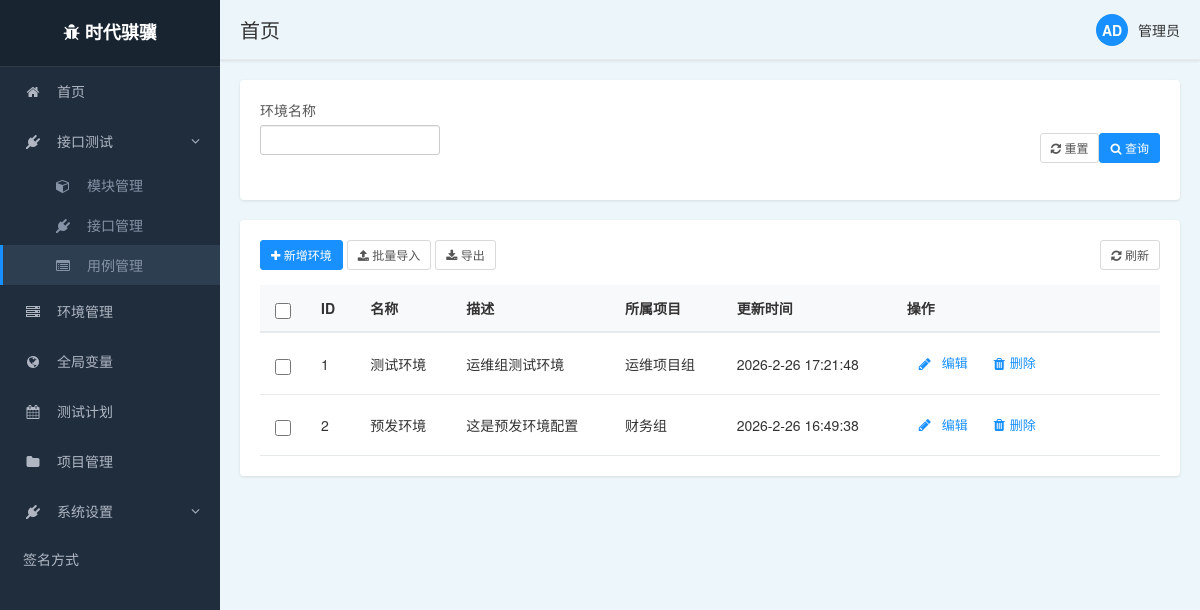
The page /front/evn/list/ on the database as committed earlier.
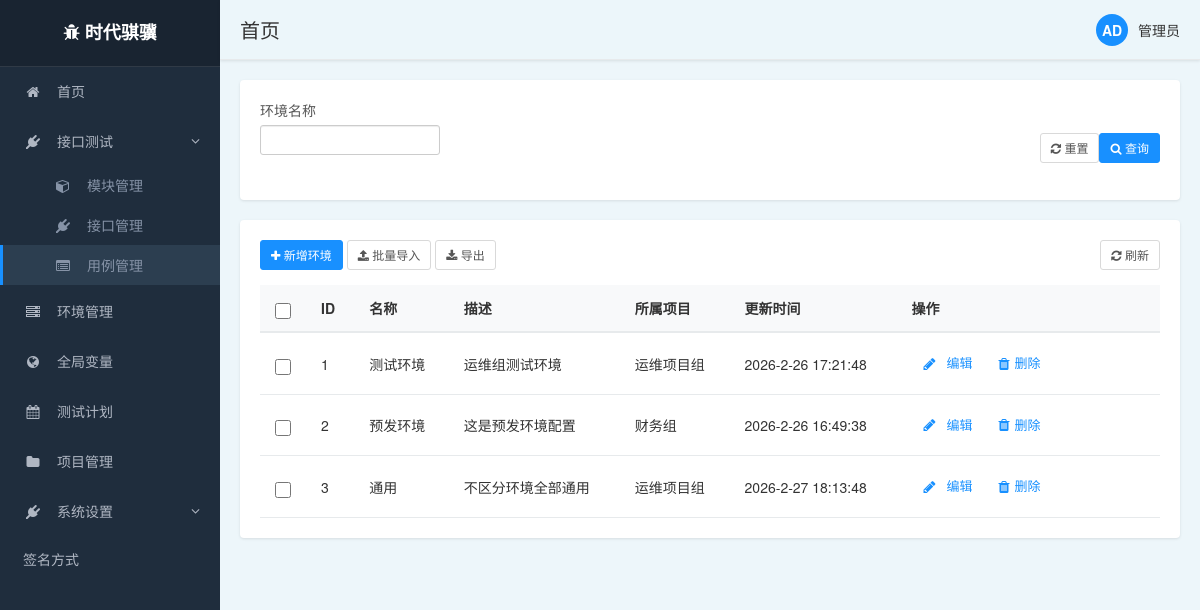
The same page on the database as committed later.
### front/models.py (models this page shows, shortened)
class evn_config(models.Model):
    evn_name= models.CharField(max_length=50)
    project = models.ForeignKey(
        project,
        on_delete=models.CASCADE,
        related_name='environments',
        verbose_name='所属项目'
    )
    description = models.CharField(max_length=100,blank=True, null=True)
    test_object_config = models.JSONField(verbose_name='测试对象配置',blank=True, null=True,default=dict)
    database_config = models.JSONField(verbose_name='数据库配置',blank=True, null=True,default=dict)
    created_at = models.DateTimeField(auto_now_add=True, verbose_name='创建时间')
    updated_at = models.DateTimeField(auto_now=True, verbose_name='更新时间')
    class Meta:
        db_table = 'evn_config'  # 明确指定表名
        verbose_name = '环境配置'
        verbose_name_plural = '环境配置'
        unique_together = ['project', 'evn_name']

class project(models.Model):
    prj_id = models.AutoField(primary_key=True, null=False)
    prj_name = models.CharField(max_length=50)
    description = models.CharField(max_length=100)
    created_time = models.DateTimeField(auto_now_add=True)
    class Meta:
        db_table = 'project'  # 明确指定表名
        verbose_name = '项目表'

### front/views.py (the view)
# urls.py: path('evn/list/', views.evn_list),
def evn_list(request):
    project_list = models.project.objects.all()
    evn_querylist = models.evn_config.objects.filter()
    content = {
        "project_list":project_list,
        "evn_querylist":evn_querylist
    }
    return render(request, 'project/evn.html', content)

### templates/project/evn.html (shortened to what this page needs)
{% extends "../base1.html" %}
{% block body %}
        <div class="filter-panel">
            <div class="filter-row">
                <div class="filter-item">
                    <label for="project">环境名称</label>
                    <input id="project" class="form-control input-sm">
                </div>
        </div>
            <div class="filter-actions">
                <button type="button" class="btn btn-default btn-sm btn-outline">
                    <i class="fa fa-refresh"></i> 重置
                </button>
                <button type="button" class="btn btn-primary btn-sm">
                    <i class="fa fa-search"></i> 查询
                </button>
            </div>
            </div>
        <div class="main-panel">
        <div class="table-actions">
            <div>
                <button type="button" class="btn btn-primary btn-sm" id="add-env-btn">
                    <i class="fa fa-plus"></i> 新增环境
                </button>
                <button type="button" class="btn btn-default btn-sm btn-outline">
                    <i class="fa fa-upload"></i> 批量导入
                </button>
                <button type="button" class="btn btn-default btn-sm btn-outline">
                    <i class="fa fa-download"></i> 导出
                </button>
            </div>
            <div>
                <button type="button" class="btn btn-default btn-sm btn-outline">
                    <i class="fa fa-refresh"></i> 刷新
                </button>
            </div>
        </div>
            <div class="table-responsive">
            <table class="data-table">
                <thead>
                <tr>
                    <th class="select-column">
                        <input type="checkbox" id="select-all" class="select-checkbox">
                    </th>
                    <th>ID</th>
                    <th>名称</th>
                    <th>描述</th>
                    <th>所属项目</th>
                    <th>更新时间</th>
                    <th>操作</th>
                </tr>
                </thead>
                <tbody>
                {% for evn in evn_querylist %}
                    <tr>
                        <td class="select-column">
                            <input type="checkbox" class="select-checkbox case-select" data-id="{{ evn.id }}">
                        </td>
                        <td>{{ evn.id }}</td>
                        <td>{{ evn.evn_name }}</td>
                        <td>{{ evn.description }}</td>
                        <td>{{ evn.project.prj_name }}</td>
                        <td>{{ evn.updated_at|date:"Y-n-j H:i:s" }}</td>
                        <td>
                            <div class="action-box">
                               <div class="action-item">
                                   <i class="fa fa-pencil action-icon"></i>
                                   <button class="action-text" style="color: inherit; border: none;
                                   outline: none;background: transparent;" onclick="bindBtnEditEvent({{ evn.id }})">编辑</button>
                               </div>
                                <div class="action-item">
                                    <i class="fa fa-trash action-icon"></i>
                                    <a class="action-text" style="color: inherit;" href="/front/evn/delete/{{ evn.id }}/">删除</a>
                                </div>
                            </div>
                        </td>
                    </tr>
                {% endfor %}
                </tbody>
            </table>
            </div>
{% endblock %}

Rows that differ between the two databases and show on the page:
added evn_config: id "3", evn_name "通用", description "不区分环境全部通用", project.prj_name "运维项目组", updated_at "2026-2-27 18:13:48"
